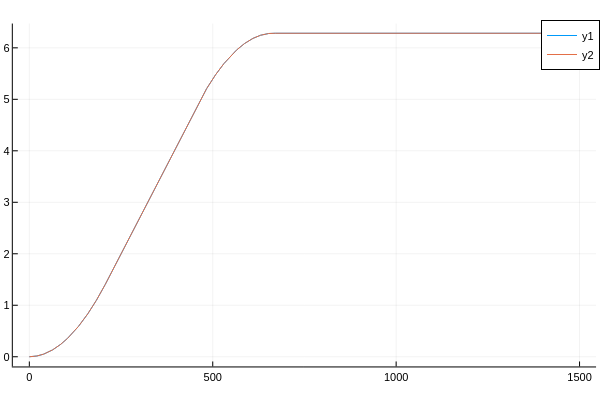

Notebook code for this chart:
### Code cell
plot(thist[1:end],θ1hist[2:end,1])
plot!(thist[:],θ2hist[2:end,1])

### Figure 1 — Plotly figure (JSON) as saved in the notebook; plotly's stock layout.template omitted (floating-point values rounded to 4 significant figures; data arrays with more than 128 entries replaced by an {"elided": "..."} marker saying what was removed)
{"data": [{"colorbar": {"len": 0.9525, "title": "", "x": 0.9934, "y": 0.5139}, "legendgroup": "y1", "line": {"color": "rgba(0, 154, 250, 1.000)", "dash": "solid", "shape": "linear", "width": 1}, "mode": "lines", "name": "y1", "showlegend": true, "type": "scatter", "x": {"elided": "3001 float values"}, "xaxis": "x", "y": {"elided": "3001 float values"}, "yaxis": "y", "zmax": null, "zmin": null}, {"colorbar": {"len": 0.9525, "title": "", "x": 0.9934, "y": 0.5139}, "legendgroup": "y2", "line": {"color": "rgba(227, 111, 71, 1.000)", "dash": "solid", "shape": "linear", "width": 1}, "mode": "lines", "name": "y2", "showlegend": true, "type": "scatter", "x": {"elided": "3001 float values"}, "xaxis": "x", "y": {"elided": "3001 float values"}, "yaxis": "y", "zmax": null, "zmin": null}], "layout": {"annotations": [], "height": 400, "legend": {"bgcolor": "rgba(255, 255, 255, 1.000)", "bordercolor": "rgba(0, 0, 0, 1.000)", "borderwidth": 1, "font": {"color": "rgba(0, 0, 0, 1.000)", "family": "sans-serif", "size": 11}, "title": {"font": {"color": "rgba(0, 0, 0, 1.000)", "family": "sans-serif", "size": 15}, "text": ""}, "tracegroupgap": 0, "traceorder": "normal", "x": 1, "xanchor": "auto", "y": 1, "yanchor": "auto"}, "margin": {"b": 20, "l": 0, "r": 0, "t": 20}, "paper_bgcolor": "rgba(255, 255, 255, 1.000)", "plot_bgcolor": "rgba(255, 255, 255, 1.000)", "showlegend": true, "width": 600, "xaxis": {"anchor": "y", "domain": [0.02138, 0.9934], "gridcolor": "rgba(0, 0, 0, 0.100)", "gridwidth": 0.5, "linecolor": "rgba(0, 0, 0, 1.000)", "mirror": false, "range": [-45, 1545], "showgrid": true, "showline": true, "showticklabels": true, "tickangle": 0, "tickcolor": "rgb(0, 0, 0)", "tickfont": {"color": "rgba(0, 0, 0, 1.000)", "family": "sans-serif", "size": 11}, "tickmode": "array", "ticks": "inside", "ticktext": ["0", "500", "1000", "1500"], "tickvals": [0, 500, 1000, 1500], "title": "", "titlefont": {"color": "rgba(0, 0, 0, 1.000)", "family": "sans-serif", "size": 15}, "type": "-", "visible": true, "zeroline": false, "zerolinecolor": "rgba(0, 0, 0, 1.000)"}, "yaxis": {"anchor": "x", "domain": [0.03762, 0.9902], "gridcolor": "rgba(0, 0, 0, 0.100)", "gridwidth": 0.5, "linecolor": "rgba(0, 0, 0, 1.000)", "mirror": false, "range": [-0.1885, 6.472], "showgrid": true, "showline": true, "showticklabels": true, "tickangle": 0, "tickcolor": "rgb(0, 0, 0)", "tickfont": {"color": "rgba(0, 0, 0, 1.000)", "family": "sans-serif", "size": 11}, "tickmode": "array", "ticks": "inside", "ticktext": ["0", "1", "2", "3", "4", "5", "6"], "tickvals": [0, 1, 2, 3, 4, 5, 6], "title": "", "titlefont": {"color": "rgba(0, 0, 0, 1.000)", "family": "sans-serif", "size": 15}, "type": "-", "visible": true, "zeroline": false, "zerolinecolor": "rgba(0, 0, 0, 1.000)"}}}
